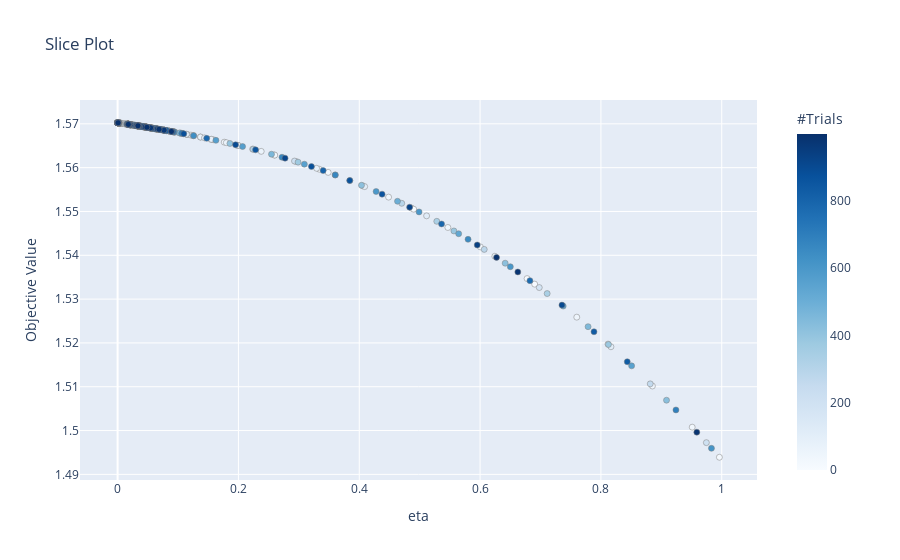

Notebook code cell kept with this figure:
### Code cell
# Eta of [0, 1] for TSE
optuna.visualization.plot_slice(tse_small_eta_optuna)

### Figure 1 — Plotly figure (JSON) as saved in the notebook; plotly's stock layout.template omitted (floating-point values rounded to 4 significant figures; data arrays with more than 128 entries replaced by an {"elided": "..."} marker saying what was removed)
{"data": [{"marker": {"color": {"elided": "1000 int values"}, "colorbar": {"title": {"text": "#Trials"}, "x": 1, "xpad": 40}, "colorscale": [[0, "rgb(247,251,255)"], [0.125, "rgb(222,235,247)"], [0.25, "rgb(198,219,239)"], [0.375, "rgb(158,202,225)"], [0.5, "rgb(107,174,214)"], [0.625, "rgb(66,146,198)"], [0.75, "rgb(33,113,181)"], [0.875, "rgb(8,81,156)"], [1, "rgb(8,48,107)"]], "line": {"color": "Grey", "width": 0.5}}, "mode": "markers", "showlegend": false, "type": "scatter", "x": {"elided": "1000 float values"}, "y": {"elided": "1000 float values"}}], "layout": {"title": {"text": "Slice Plot"}, "xaxis": {"title": {"text": "eta"}}, "yaxis": {"title": {"text": "Objective Value"}}}}
